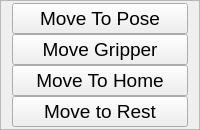
        <widget class="QFrame" name="frame_6">
         <property name="frameShape">
          <enum>QFrame::StyledPanel</enum>
         </property>
         <property name="frameShadow">
          <enum>QFrame::Raised</enum>
         </property>
         <layout class="QGridLayout" name="gridLayout_6">
          <property name="topMargin">
           <number>2</number>
          </property>
          <property name="bottomMargin">
           <number>2</number>
          </property>
          <property name="verticalSpacing">
           <number>0</number>
          </property>
          <item row="3" column="0">
           <widget class="QPushButton" name="zero_button">
            <property name="font">
             <font>
              <pointsize>14</pointsize>
             </font>
            </property>
            <property name="text">
             <string>Move To Home</string>
            </property>
           </widget>
          </item>
          <item row="4" column="0">
           <widget class="QPushButton" name="rest_button">
            <property name="font">
             <font>
              <pointsize>14</pointsize>
             </font>
            </property>
            <property name="text">
             <string>Move to Rest</string>
            </property>
           </widget>
          </item>
          <item row="1" column="0">
           <widget class="QPushButton" name="move_gripper_button">
            <property name="font">
             <font>
              <pointsize>14</pointsize>
             </font>
            </property>
            <property name="text">
             <string>Move Gripper</string>
            </property>
           </widget>
          </item>
          <item row="0" column="0">
           <widget class="QPushButton" name="goto_button">
            <property name="font">
             <font>
              <pointsize>14</pointsize>
             </font>
            </property>
            <property name="text">
             <string>Move To Pose</string>
            </property>
           </widget>
          </item>
         </layout>
        </widget>
